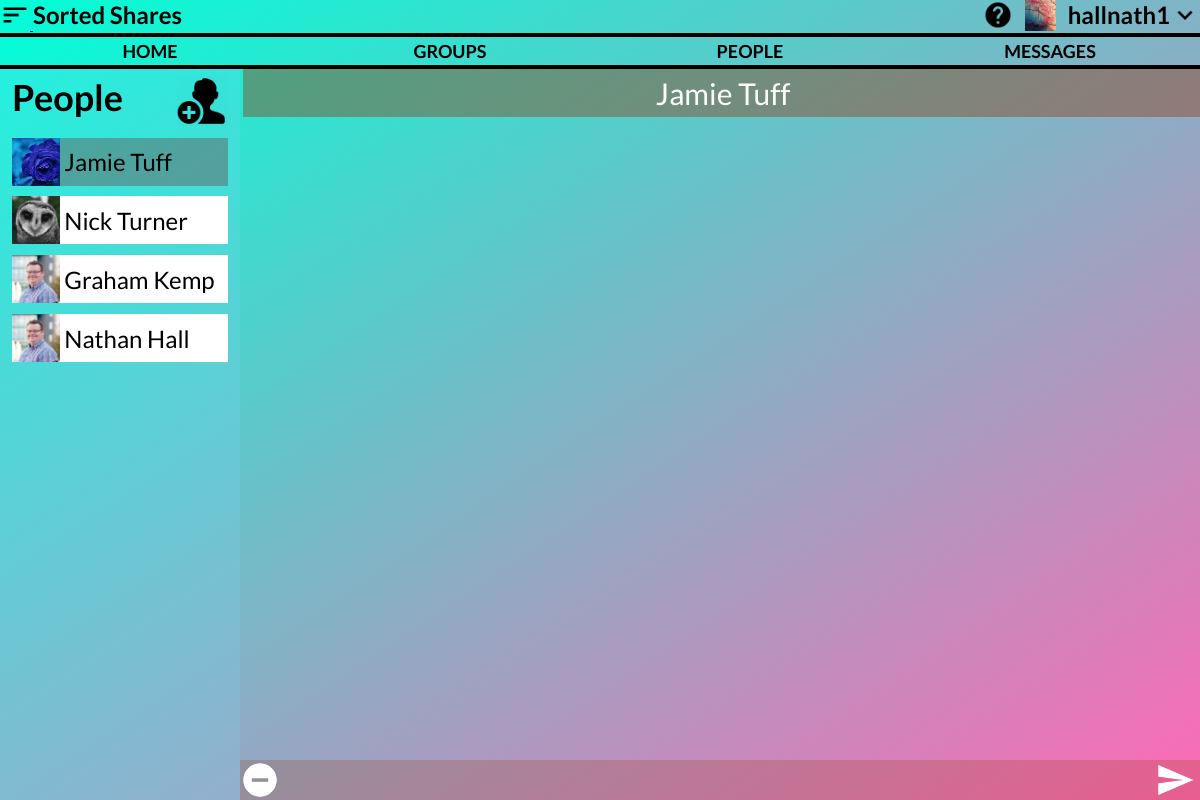
Screenshot of /messages.php (signed in) with the database file from the repository.
### tables this page shows
CREATE TABLE Users(UserID INTEGER PRIMARY KEY, fName varchar(30), lName varchar(30), username varchar(30), email varchar(50), password varchar(20), salt varchar(20), profileLink varChar(10), color varchar(30), paypalLink varchar(20));

CREATE TABLE Relations(RelationID INTEGER PRIMARY KEY, UserID int, FriendID int, FOREIGN KEY(UserID) REFERENCES Users(UserID), FOREIGN KEY(FriendID) REFERENCES Users(UserID));

### database.php (called while the page is built, shortened)
<?php
class Database {
	private $database;
	function __construct() {
		$this->database = $this->getConnection();
	}
	function prepare($query) {
		return $this->database->prepare($query);
	}
	private function getConnection() {
		$conn = new SQLite3('database.db');
		return $conn;
	}
}
?>

### messages.php (the view, shortened to what this page needs)
<?php
require 'database.php';
$db = new Database();
?>
<!DOCTYPE html>
<html>
<head>
	<link rel="stylesheet" href="style.css" type="text/css" charset="utf-8">
</head>
<?php echo "<body style='background:linear-gradient(to bottom right, ".$_SESSION['color'].")'>";?>
	<div class="screen" style="overflow:hidden;">
		<?php
		include 'menu_top.php';
		include 'menu_bar.php';
		?>
		<div class='side_menu'>
			<div style="margin-bottom:0.5%;display:block;height:3%;">
				<h2 style="display:inline-block;font-size:3vw;">People</h2>
				<div class="tooltip" style="display:inline-block;float:right;width:30%; height:auto;">
					<a href='addPeople.php'><img src="icons/addPeople(black).png" style="height:auto;width:80%;float:right;"></a>
				</div>
			</div>
			<?php
			$sql = "SELECT * FROM Users INNER JOIN Relations ON Users.UserID = Relations.FriendID WHERE Relations.UserID =  :id ;";
			$stmt = $db->prepare($sql);
			$stmt->bindValue(':id', $_SESSION['id'], SQLITE3_TEXT);
			$results = $stmt->execute();
			$css = "style='background-color:rgba(100,100,100,0.5)'";
			while(($row = $results->fetchArray())){
				echo "<a href='messages.php?id=".$row['UserID']."'><div class='profileDisplay' id='". $row['username'] . "' " . $css . ">";
				echo "<img src='profilePictures/".$row['profileLink']."' style='margin-right:2%;'>";
				echo "<p id='name'>";
				echo htmlspecialchars($row['fName'] . " " . $row['lName'], ENT_QUOTES, 'utf-8');
				echo "</p></div></a>";
				$css = '';
			}
			?>
		</div>
		<form id='form' class='message_box' action='sendMessage.php' method="POST">
			<div class="tooltip" style="height:100%;display:inline-block;">
			<a id='clear' href="clearContent.php"><img src="icons/remove(white).png" style="height:100%;display:inline-block;zindex:100;"></a>
		</div>
		<input name="message" class="newText" type="text"/>
		<input type="image" src="icons/send(white).png" id="newImage"/>
	</form>
	<div class="messageReciever">
	</div>
	<div class="messageContent">
	 </div>
</div>
</body>
</html>

### menu_top.php (shortened to what this page needs)
<div class="menu_top">
	<a href='index.php'>
		<img src="icons/logo(black).png" class="logoImg">
		<h1 class="logoText">Sorted Shares</h1>
	</a>
	<?php
	$sql = "SELECT * FROM Users WHERE UserID = :id ;";
	$stmt = $GLOBALS['db']->prepare($sql);
	$stmt->bindValue(':id', $_SESSION['id'], SQLITE3_INTEGER);
	$items = $stmt->execute()->fetchArray();
	?>
	<img src='icons/expandM(black).png' class="dropbtn dropImg" onclick="myFunction()" >
	<div class="dropdown">
		<div onclick="myFunction()" class="dropbtn">
			<?php echo htmlspecialchars($items['username'], ENT_QUOTES, 'utf-8');?>
		</div>
	</div>
	<?php
	echo "<img src='profilePictures/".$items['profileLink']."' class='dropbtn profileImg' style='width:2.6vw' onclick='myFunction()' >";
	?>
	<div class="tooltip dropbtn dropImg" style="height:100%;display:inline-block;float:right;">
		<a href='help.php'>
			<img src = "icons/help(black).png" class="addImage profileImg" id="createGroupsImage" style="height:auto;width:100%;">
		</a>
	</div>
</div>

### style.css (style rules this page uses)
html { height:100%; }
body { overflow:hidden; height:100%; margin:0; background-repeat: no-repeat; background-attachment: fixed; background-size: cover; background: linear-gradient(to bottom right, hotpink, #ffa500); font-family: 'Lato'; box-sizing: border-box; }
.screen { width:100%; height:100%; position:relative; overflow: scroll; overflow-x: hidden; overflow-y:auto; }
.menu_top { position: relative; }
.side_menu { box-sizing: border-box; height:100%; width:20%; background-color:rgba(132,210,248,0.2); position:relative; display:inline-block; margin:0px; padding:0px; padding:0.5% 1%; overflow: scroll; overflow-y: hidden; overflow-x: hidden; }
.side_menu h2 { margin:0px; padding:0px; font-size:2.5vw; }
.message_box { margin:0px; padding:0px; align:right; width:80%; height:5%; background-color:rgba(145,51,6,0.2); color:white; position:fixed; bottom:0; right:0; vertical-align: middle; z-index:10; }
.message_box #newImage { height: 100%; position:absolute; right:5px; }
.message_box .newText { height:100%; position:absolute; width:91%; margin-left:4%; border:none; right:5%; font-size:200%; background-color: rgba(0, 0, 0, 0); color:white; box-sizing: border-box; }
.profileDisplay { font-size:2vw; position:relative; width:100%; margin-top:5%; vertical-align: middle; display:inline-block; background-color:white; text-align: left; height:4vw; overflow:scroll; overflow-x:auto; overflow-y:hidden; white-space: nowrap; }
a .profileDisplay { color:black; }
.profileDisplay img { vertical-align: middle; width:auto; height: 100%; display:inline-block; }
.profileDisplay p { vertical-align: middle; display:inline-block; padding:0; margin:0; }
.messageContent { box-sizing: border-box; width:79%; height:100%; position:relative; overflow: scroll; overflow-y: auto; overflow-x: hidden; display: inline-block; padding:5% 0; }
.messageReciever { background-color:rgba(145,51,6,0.4); z-index:10; color:white; text-align:center; font-size:2.5vw; padding:0.5%; width:80%; position:absolute; display:inline-block; align-items: center; margin:0px; box-sizing: border-box; }
.addImage { width:20%; height:auto; float:right; }
.dropbtn { border: none; cursor: pointer; text-align:right; }
.dropdown { float: right; position: relative; display: inline-block; font-size:2vw; vertical-align:top; margin:0; font-weight: bold; }
.dropImg { width:2.5%; height:auto; float:right; display:inline-block; }
.logoText { position:relative; display:inline-block; margin:0px; font-size:2vw; vertical-align:top; margin:0; display:inline-block; font-weight: bold; }
a .logoText { color:black; text-decoration:none; }
.logoImg { height:auto; width:2.5%; display:inline-block; margin:0; }
.profileImg { height:auto; width:2.8%; display:inline-block; margin:0; border: none; cursor: pointer; float:right; padding-right:1vw; }

### rows the page displays
users: username "hallnath1", profileLink (picture)
relations: FriendID.profileLink (picture), FriendID.lName "Jamie Tuff"
relations: FriendID.profileLink (picture), FriendID.lName "Nick Turner"
relations: FriendID.profileLink (picture), FriendID.lName "Graham Kemp"
relations: FriendID.profileLink (picture), FriendID.lName "Nathan Hall"
